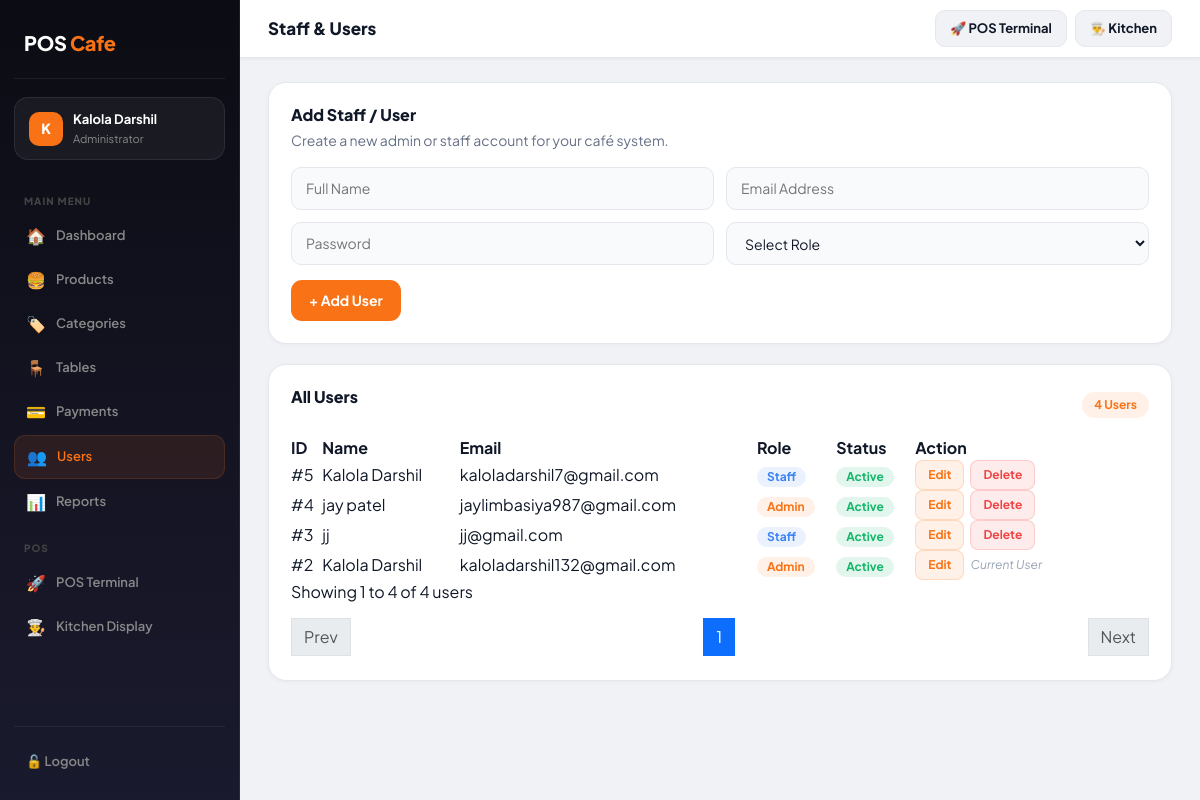
Screenshot of /admin/users.php (signed in) with the database file from the repository.
### tables this page shows
CREATE TABLE `users` (
  `id` int(11) NOT NULL,
  `name` varchar(100) NOT NULL,
  `email` varchar(120) NOT NULL,
  `password` varchar(255) NOT NULL,
  `role` enum('admin','staff') DEFAULT 'admin',
  `created_at` timestamp NOT NULL DEFAULT current_timestamp(),
  `status` enum('active','inactive') DEFAULT 'active'
);

### admin/users.php (the view, shortened to what this page needs)
<?php
include("../config/db.php");
$page = isset($_GET['page']) ? max(1, (int)$_GET['page']) : 1;
$limit = 10;
$offset = ($page - 1) * $limit;
$total_users_q = mysqli_query($conn, "SELECT COUNT(*) as total FROM users");
$total_users_row = mysqli_fetch_assoc($total_users_q);
$total_users = (int)$total_users_row['total'];
$total_pages = ceil($total_users / $limit);
$users = mysqli_query($conn, "SELECT * FROM users ORDER BY id DESC LIMIT $limit OFFSET $offset");
include("layout/header.php");
?>
<div class="panel">
    <h3>Add Staff / User</h3>
    <p>Create a new admin or staff account for your café system.</p>
    <form method="POST">
        <div class="form-grid">
            <input type="text" name="name" placeholder="Full Name" required>
            <input type="email" name="email" placeholder="Email Address" required>
            <input type="password" name="password" placeholder="Password" required>
            <select name="role" required>
                <option value="">Select Role</option>
            </select>
        </div>
        <div style="margin-top:15px;">
            <button type="submit" name="add_user" class="btn-primary">+ Add User</button>
        </div>
    </form>
</div>
<div class="panel">
    <div class="table-header">
        <h3>All Users</h3>
        <div class="table-count"><?php echo $total_users; ?> Users</div>
    </div>
    <div class="table-wrap">
        <table class="admin-table">
            <thead>
                <tr>
                    <th>ID</th>
                    <th>Name</th>
                    <th>Email</th>
                    <th>Role</th>
                    <th>Status</th>
                    <th style="min-width:170px;">Action</th>
                </tr>
            </thead>
            <tbody>
                <?php if(mysqli_num_rows($users) > 0): ?>
                    <?php while($u = mysqli_fetch_assoc($users)): ?>
                    <tr>
                        <td>#<?php echo $u['id']; ?></td>
                        <td><?php echo htmlspecialchars($u['name']); ?></td>
                        <td><?php echo htmlspecialchars($u['email']); ?></td>
                        <td>
                            <span class="badge <?php echo ($u['role'] == 'admin') ? 'badge-role-admin' : 'badge-role-staff'; ?>">
                                <?php echo ucfirst($u['role']); ?>
                            </span>
                        </td>
                        <td>
                            <span class="badge <?php echo ($u['status'] == 'active') ? 'badge-active' : 'badge-inactive'; ?>">
                                <?php echo ucfirst($u['status']); ?>
                            </span>
                        </td>
                        <td>
                            <div class="action-group">
                                <a href="edit_user.php?id=<?php echo $u['id']; ?>" class="action-btn edit-btn">Edit</a>
                                <?php if($u['id'] != $_SESSION['user_id']): ?>
                                    <a href="users.php?delete=<?php echo $u['id']; ?>"
                                       class="action-btn delete-btn"
                                       onclick="return confirm('Delete this user?')">Delete</a>
                                <?php else: ?>
                                    <span class="self-label">Current User</span>
                                <?php endif; ?>
                            </div>
                        </td>
                    </tr>
                    <?php endwhile; ?>
                <?php else: ?>
                    <tr>
                        <td colspan="6" class="empty-table">No users found.</td>
                    </tr>
                <?php endif; ?>
            </tbody>
        </table>
    </div>
    <?php if($total_users > 0): ?>
    <div class="pagination-wrap">
        <div class="pagination-info">
            Showing <?php echo $offset + 1; ?> to <?php echo min($offset + $limit, $total_users); ?> of <?php echo $total_users; ?> users
        </div>
        <div class="pagination">
            <a class="page-link <?php echo ($page <= 1) ? 'disabled' : ''; ?>"
               href="?page=<?php echo $page - 1; ?>">Prev</a>
            <?php
            $start = max(1, $page - 2);
            $end = min($total_pages, $page + 2);
            for($i = $start; $i <= $end; $i++):
            ?>
                <a class="page-link <?php echo ($i == $page) ? 'active' : ''; ?>"
                   href="?page=<?php echo $i; ?>">
                    <?php echo $i; ?>
                </a>
            <?php endfor; ?>
            <a class="page-link <?php echo ($page >= $total_pages) ? 'disabled' : ''; ?>"
               href="?page=<?php echo $page + 1; ?>">Next</a>
        </div>
    </div>
    <?php endif; ?>
</div>
<?php include("layout/footer.php"); ?>

### admin/layout/header.php (style rules this page uses)
*,*::before,*::after { margin:0;padding:0;box-sizing:border-box; }
:root { --primary:#F97316;--primary-dark:#EA6C0A;--primary-dim:rgba(249,115,22,0.1); --sidebar:#0C0C14;--sidebar-border:rgba(255,255,255,0.07); --bg:#F0F2F5;--surface:#FFF;--border:#E4E7EC; --text:#101828;--text2:#667085;--text3:#98A2B3; --success:#12B76A;--danger:#EF4444;--warning:#F59E0B; }
body { font-family:'Plus Jakarta Sans',sans-serif;background:var(--bg);color:var(--text); }
.panel { background:var(--surface);border:1px solid var(--border);border-radius:18px;padding:22px;margin-bottom:20px;box-shadow:0 1px 4px rgba(0,0,0,0.04); }
.panel h3 { font-size:16px;font-weight:800;margin-bottom:16px; }
.panel h3+p { font-size:14px;color:var(--text2);margin-bottom:16px;margin-top:-10px; }
.form-grid { display:grid;grid-template-columns:1fr 1fr;gap:12px; }
.form-grid input,.form-grid select,.form-grid textarea,textarea,input[type=text],input[type=number],input[type=email],select { width:100%;padding:10px 14px;background:#F8FAFC;border:1px solid var(--border);border-radius:10px; font-family:'Plus Jakarta Sans',sans-serif;font-size:14px;color:var(--text);transition:0.15s; }
.btn-primary { background:var(--primary);color:white;border:none;border-radius:11px;padding:10px 18px;font-family:'Plus Jakarta Sans',sans-serif;font-size:14px;font-weight:700;cursor:pointer;transition:0.15s; }
.table-wrap { overflow-x:auto; }
.table-wrap table { width:100%;border-collapse:collapse; }
.btn-primary { background-color: var(--primary); border-color: var(--primary); }
.table-wrap tr:last-child td { border-bottom:none; }
.action-btn { text-decoration:none;padding:5px 12px;border-radius:8px;font-size:12px;font-weight:700;transition:0.15s;border:none;cursor:pointer;font-family:'Plus Jakarta Sans',sans-serif; }
.delete-btn { background:rgba(239,68,68,0.1);color:var(--danger);border:1px solid rgba(239,68,68,0.2); }
.edit-btn { background:rgba(249,115,22,0.1);color:var(--primary);border:1px solid rgba(249,115,22,0.2); }
.badge { display:inline-flex;align-items:center;padding:4px 10px;border-radius:999px;font-size:12px;font-weight:700; }
.badge-active { background:rgba(18,183,106,0.12);color:var(--success); }
.pagination { display:flex;align-items:center;justify-content:space-between;padding:14px 0 2px;flex-wrap:wrap;gap:10px; }
.table-header { display:flex;align-items:center;justify-content:space-between;margin-bottom:14px;flex-wrap:wrap;gap:10px; }
.table-count { font-size:12px;font-weight:700;background:var(--primary-dim);color:var(--primary);padding:4px 12px;border-radius:999px; }
.badge-role-admin { background:rgba(249,115,22,0.1);color:var(--primary); }
.badge-role-staff { background:rgba(59,130,246,0.1);color:#3B82F6; }
.action-group { display:flex;gap:6px;flex-wrap:wrap;align-items:center; }
.self-label { font-size:12px;color:var(--text3);font-style:italic; }

### rows the page displays
users: id "5", name "Kalola Darshil", email "kaloladarshil7@gmail.com", role "Staff", status "Active"
users: id "4", name "jay patel", email "jaylimbasiya987@gmail.com", role "Admin", status "Active"
users: id "3", name "jj", email "jj@gmail.com", role "Staff", status "Active"
users: id "2", name "Kalola Darshil", email "kaloladarshil132@gmail.com", role "Admin", status "Active", shows "Current User"

### other values shown
substr($user_name,0,1) "K"
$user_name "Kalola Darshil"
$n['icon'] "🏠"
$n['label'] "Dashboard"
$n['icon'] "🍔"
$n['label'] "Products"
$n['icon'] "🏷️"
$n['label'] "Categories"
$n['icon'] "🪑"
$n['label'] "Tables"
$n['icon'] "💳"
$n['label'] "Payments"
$n['icon'] "👥"
$n['label'] "Users"
$n['icon'] "📊"
